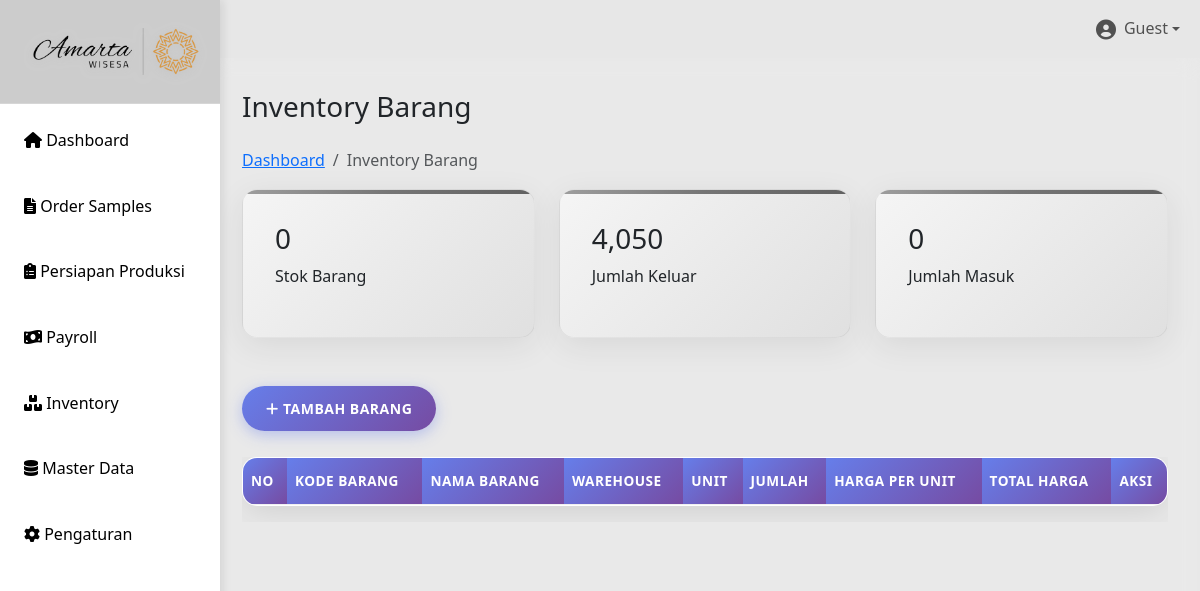
Before: /inventory.php with the older database file.
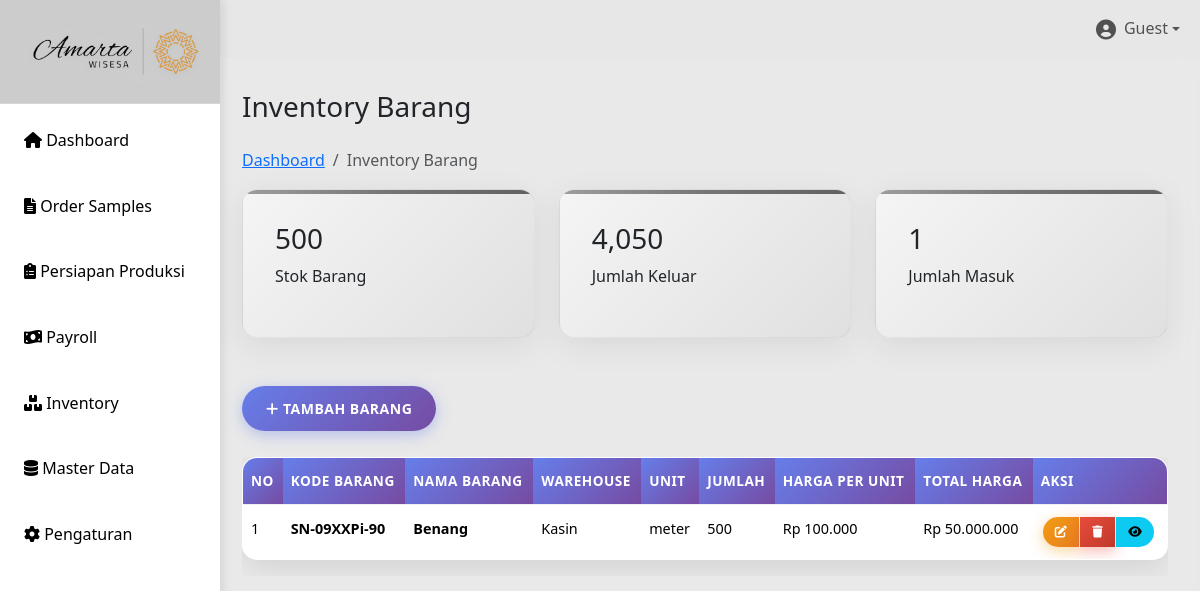
After: the same page with the newer database file.
### tables this page shows
CREATE TABLE `inventory` (
  `id` int(11) NOT NULL,
  `kode_barang` varchar(50) DEFAULT NULL,
  `nama_barang` varchar(255) NOT NULL,
  `warehouse` varchar(100) NOT NULL,
  `unit` varchar(50) NOT NULL,
  `jumlah` int(11) NOT NULL DEFAULT 0,
  `harga_per_unit` decimal(15,2) NOT NULL DEFAULT 0.00,
  `keterangan` text DEFAULT NULL,
  `created_at` datetime NOT NULL DEFAULT current_timestamp(),
  `updated_at` datetime DEFAULT NULL ON UPDATE current_timestamp(),
  `id_kategori` int(11) DEFAULT NULL
);

### inventory.php (the view, shortened to what this page needs)
<?php
include "includes/header.php";
include "config/db.php";
$result = $conn->query("SELECT * FROM inventory ORDER BY id DESC");
$total_stok = $conn->query("SELECT SUM(jumlah) as total FROM inventory")->fetch_assoc()['total'] ?? 0;
$barang_keluar = $conn->query("SELECT SUM(jumlah_keluar) as total FROM inventory_transaksi_gudang WHERE jenis = 'keluar'")->fetch_assoc()['total'] ?? 0;
$barang_masuk = $conn->query("SELECT COUNT(DISTINCT nama_barang) as total FROM inventory")->fetch_assoc()['total'] ?? 0;
?>
    <main class="main-content">
            <div>
                <h1 class="h3 mb-4">Inventory Barang</h1>
                <nav aria-label="breadcrumb">
                    <ol class="breadcrumb">
                        <li class="breadcrumb-item"><a href="index.php">Dashboard</a></li>
                        <li class="breadcrumb-item active">Inventory Barang</li>
                    </ol>
                </nav>
            </div>
        <div class="row mb-4">
            <div class="col-md-4">
                <div class="stats-card">
                    <h3><?php echo number_format($total_stok); ?></h3>
                    <p>Stok Barang</p>
                </div>
            </div>
            <div class="col-md-4">
                <div class="stats-card">
                    <h3><?php echo number_format($barang_keluar); ?></h3>
                    <p>Jumlah Keluar</p>
                </div>
            </div>
            <div class="col-md-4">
                <div class="stats-card">
                    <h3><?php echo number_format($barang_masuk); ?></h3>
                    <p>Jumlah Masuk</p>
                </div>
            </div>
        </div>
        <div>
            <button class="btn btn-primary" data-bs-toggle="modal" data-bs-target="#inventoryModal">
                <i class="fas fa-plus"></i> Tambah Barang
            </button>
        </div><br>
        <div class="table-container">
            <div class="table-responsive">
                <table id="inventoryTable" class="table table-hover">
                    <thead>
                        <tr>
                            <th>No</th>
                            <th>Kode Barang</th>
                            <th>Nama Barang</th>
                            <th>Warehouse</th>
                            <th>Unit</th>
                            <th>Jumlah</th>
                            <th>Harga per Unit</th>
                            <th>Total Harga</th>
                            <th>Aksi</th>
                        </tr>
                    </thead>
                    <tbody>
                        <?php $no=1; while($row = $result->fetch_assoc()): ?>
                        <tr>
                            <td><?= $no++ ?></td>
                            <td><strong><?= $row['kode_barang'] ?? '-' ?></strong></td>
                            <td><strong><?= $row['nama_barang'] ?></strong></td>
                            <td><?= $row['warehouse'] ?></td>
                            <td><?= $row['unit'] ?></td>
                            <td><?= number_format($row['jumlah']) ?></td>
                            <td>Rp <?= number_format($row['harga_per_unit'], 0, ',', '.') ?></td>
                            <td>Rp <?= number_format($row['jumlah'] * $row['harga_per_unit'], 0, ',', '.') ?></td>
                            <td>
                                <div class="btn-group btn-group-sm" role="group">
                                    <button class="btn btn-warning" onclick="editInventory(<?= $row['id']; ?>)" title="Edit">
                                        <i class="fas fa-edit"></i>
                                    </button>
                                    <button class="btn btn-danger" onclick="deleteInventory(<?= $row['id']; ?>)" title="Hapus">
                                        <i class="fas fa-trash"></i>
                                    </button>
                                    <button class="btn btn-info" onclick="detailInventory(<?= $row['id']; ?>)" title="Detail">
                                        <i class="fas fa-eye"></i>
                                    </button>
                                </div>
                            </td>
                        </tr>
                        <?php endwhile; ?>
                    </tbody>
                </table>
            </div>
        </div>
    </main>
<?php include 'includes/footer.php'; ?>

### includes/header.php (shortened to what this page needs)
<!DOCTYPE html>
<html lang="id">
<head>
    <link href="https://cdn.jsdelivr.net/npm/bootstrap@5.3.3/dist/css/bootstrap.min.css" rel="stylesheet">
    <link href="https://cdnjs.cloudflare.com/ajax/libs/font-awesome/6.0.0/css/all.min.css" rel="stylesheet">
    <link href="https://cdn.datatables.net/1.13.7/css/dataTables.bootstrap5.min.css" rel="stylesheet">
    <link rel="stylesheet" href="css/style.css">
</head>
<body>
    <?php include 'navbar.php'; ?>
    <?php include 'sidebar.php';?>

### includes/navbar.php (shortened to what this page needs)
<nav class="navbar navbar-expand ">
        <div class="container-fluid">
            <span class="navbar-brand">CV. Amarta Wisesa</span>
            <ul class="navbar-nav ms-auto">
                <li class="nav-item dropdown">
                    <a class="nav-link dropdown-toggle d-flex align-items-center" href="#" role="button" data-bs-toggle="dropdown">
                        <i class="fas fa-user-circle fa-lg me-2"></i>
                        <?php echo htmlspecialchars($_SESSION['username'] ?? 'Guest'); ?>
                    </a>
                </li>
            </ul>
        </div>
    </nav>

### includes/sidebar.php
<nav class="sidebar" id="sidebar">
    <div class="sidebar-header">
        <img src="img/amarta-wisesa.png" alt="Amarta Wisesa Logo" class="sidebar-logo">
    </div>
    <ul class="sidebar-nav">
        <li>
            <a href="index.php" class="nav-link <?php echo basename($_SERVER['PHP_SELF']) == 'index.php' ? 'active' : ''; ?>">
                <i class="fas fa-home"></i>
                Dashboard
            </a>
        </li>
        <li>
            <a href="sps-sample.php" class="nav-link <?php echo basename($_SERVER['PHP_SELF']) == 'sps-sample.php' ? 'active' : ''; ?>">
                <i class="fas fa-file-alt"></i>
                Order Samples
            </a>
        </li>
        <li>
            <a href="persiapan.php" class="nav-link <?php echo basename($_SERVER['PHP_SELF']) == 'persiapan.php' ? 'active' : ''; ?>">
                <i class="fas fa-clipboard-list"></i>
                Persiapan Produksi
            </a>
        </li>
        <li>
            <a href="payroll.php" class="nav-link <?php echo basename($_SERVER['PHP_SELF']) == 'payroll.php' ? 'active' : ''; ?>">
                <i class="fas fa-money-bill-wave"></i>
                Payroll
            </a>
        </li>
        <li>
            <a href="inventory.php" class="nav-link <?php echo basename($_SERVER['PHP_SELF']) == 'inventory.php' ? 'active' : ''; ?>">
                <i class="fas fa-boxes"></i>
                Inventory
            </a>
        </li>
        <li>
            <a href="master-data.php" class="nav-link <?php echo basename($_SERVER['PHP_SELF']) == 'master-data.php' ? 'active' : ''; ?>">
                <i class="fas fa-database"></i>
                Master Data
            </a>
        </li>
        <li>
            <a href="pengaturan.php" class="nav-link <?php echo basename($_SERVER['PHP_SELF']) == 'pengaturan.php' ? 'active' : ''; ?>">
                <i class="fas fa-cog"></i>
                Pengaturan
            </a>
        </li>
    </ul>
</nav>

### includes/footer.php (shortened to what this page needs)
</body>
</html>

### css/style.css (style rules this page uses)
* { margin: 0; padding: 0; box-sizing: border-box; }
body { font-family: 'Segoe UI', Tahoma, Geneva, Verdana, sans-serif; background: #e7e7e7ff; min-height: 100vh; line-height: 1.6; }
.sidebar { background: #ffffff; width: 260px; height: 100vh; position: fixed; left: -40px; top: 0; padding-top: 0; box-shadow: 4px 0 8px rgba(0,0,0,0.08); overflow-y: auto; transition: all 0.3s cubic-bezier(0.4, 0, 0.2, 1); z-index: 1000; }
.sidebar::before { content: ''; position: absolute; top: 0; left: 0; right: 0; bottom: 0; background: linear-gradient(45deg, rgba(255,255,255,0.3) 0%, rgba(255,255,255,0.1) 50%, rgba(255,255,255,0.2) 100%); pointer-events: none; }
.sidebar-header { background: rgba(0,0,0,0.2); padding: 1.5rem 1rem; text-align: left; backdrop-filter: blur(10px); border-bottom: 1px solid rgba(255,255,255,0.2); }
.sidebar-logo { width: 100%; max-width: 180px; height: auto; margin-left : 50px; transition: all 0.3s ease; filter: drop-shadow(0 2px 4px rgba(189, 189, 189, 0.72)); }
.sidebar ul { list-style: none; }
.sidebar ul li { margin: 0.5rem 1rem; border-radius: 8px; overflow: hidden; transition: all 0.3s ease; }
.sidebar ul li a { color: #000000; text-decoration: none; display: block; padding: 1rem; transition: all 0.3s ease; position: relative; overflow: hidden; }
.sidebar ul li a::before { content: ''; position: absolute; top: 0; left: -100%; width: 100%; height: 100%; background: linear-gradient(90deg, transparent, rgba(255,255,255,0.2), transparent); transition: left 0.5s; }
.main-content { margin-left: 210px; padding: 2rem; background: rgba(255,255,255,0.1); backdrop-filter: blur(10px); min-height: 100vh; }
.stats-card { background: linear-gradient(135deg, #f5f5f5, #e0e0e0); border-radius: 15px; padding: 2rem; margin-bottom: 1.5rem; box-shadow: 0 8px 32px rgba(0,0,0,0.08); border: 1px solid rgba(158, 158, 158, 0.2); transition: transform 0.3s ease, box-shadow 0.3s ease; position: relative; overflow: hidden; }
.stats-card::before { content: ''; position: absolute; top: 0; left: 0; right: 0; height: 4px; background: linear-gradient(90deg, #9e9e9e, #757575, #616161); }
.table { width: 100%; border-collapse: separate; border-spacing: 0; background: white; border-radius: 15px; overflow: hidden; box-shadow: 0 8px 32px rgba(0,0,0,0.1); border: 1px solid rgba(255,255,255,0.2); }
.table th, .table td { padding: 12px 8px; text-align: left; border-bottom: 1px solid #f0f0f0; font-size: 0.9rem; }
.table th { background: linear-gradient(135deg, #667eea, #764ba2); color: white; font-weight: 600; text-transform: uppercase; letter-spacing: 0.5px; font-size: 0.85rem; }
.table tr { transition: all 0.3s ease; }
.table tr:last-child td { border-bottom: none; }
.table .btn { padding: 6px 12px; font-size: 12px; border-radius: 20px; margin: 0 2px; }
.table .btn i { font-size: 12px; }
.btn { padding: 12px 24px; border: none; border-radius: 25px; cursor: pointer; text-decoration: none; display: inline-block; font-size: 14px; font-weight: 600; text-transform: uppercase; letter-spacing: 0.5px; transition: all 0.3s ease; position: relative; overflow: hidden; }
.btn::before { content: ''; position: absolute; top: 50%; left: 50%; width: 0; height: 0; background: rgba(255,255,255,0.2); border-radius: 50%; transform: translate(-50%, -50%); transition: width 0.6s, height 0.6s; }
.btn-primary { background: linear-gradient(135deg, #667eea, #764ba2); color: white; box-shadow: 0 4px 15px rgba(102,126,234,0.4); }
.btn-danger { background: linear-gradient(135deg, #e74c3c, #c0392b); color: white; box-shadow: 0 4px 15px rgba(231,76,60,0.4); }
.btn-warning { background: linear-gradient(135deg, #f39c12, #e67e22); color: white; box-shadow: 0 4px 15px rgba(243,156,18,0.4); }

Changed rows visible on the page:
added inventory: kode_barang "SN-09XXPi-90", nama_barang "Benang", warehouse "Kasin", unit "meter", jumlah "500", harga_per_unit "100.000", $row['jumlah'] * $row['harga_per_unit'] "50.000.000"
Other visible differences:
$total_stok: "0" → "500"
$barang_masuk: "0" → "1"
